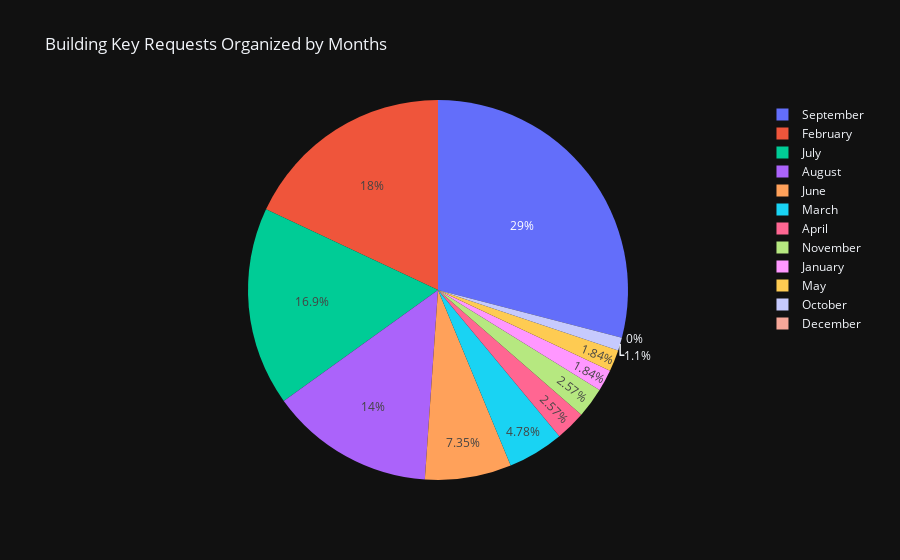

Notebook source saved alongside this figure:
### Code cell
q2 = impute_clone.copy()

q2['Month_Submitted'] = q2['Timestamp'].apply(lambda x: x.month)

months = {
    1: 0,
    2: 0,
    3: 0,
    4: 0,
    5: 0,
    6: 0,
    7: 0,
    8: 0,
    9: 0,
    10: 0,
    11: 0,
    12: 0
}

for each_month in months.keys():
    months[each_month] = len(q2[q2['Month_Submitted'] == each_month])

month_names = ['January', 'February', 'March', 'April', 'May', 'June', 'July', 'August', 'September', 'October', 'November', 'December']

px.pie(values=months.values(), names=month_names, title="Building Key Requests Organized by Months", template="plotly_dark")

### Figure 1 — Plotly figure (JSON) as saved in the notebook; plotly's stock layout.template omitted (floating-point values rounded to 4 significant figures)
{"data": [{"domain": {"x": [0, 1], "y": [0, 1]}, "hovertemplate": "label=%{label}<br>value=%{value}<extra></extra>", "labels": ["January", "February", "March", "April", "May", "June", "July", "August", "September", "October", "November", "December"], "legendgroup": "", "name": "", "showlegend": true, "type": "pie", "values": [5, 49, 13, 7, 5, 20, 46, 38, 79, 3, 7, 0]}], "layout": {"legend": {"tracegroupgap": 0}, "title": {"text": "Building Key Requests Organized by Months"}}}
